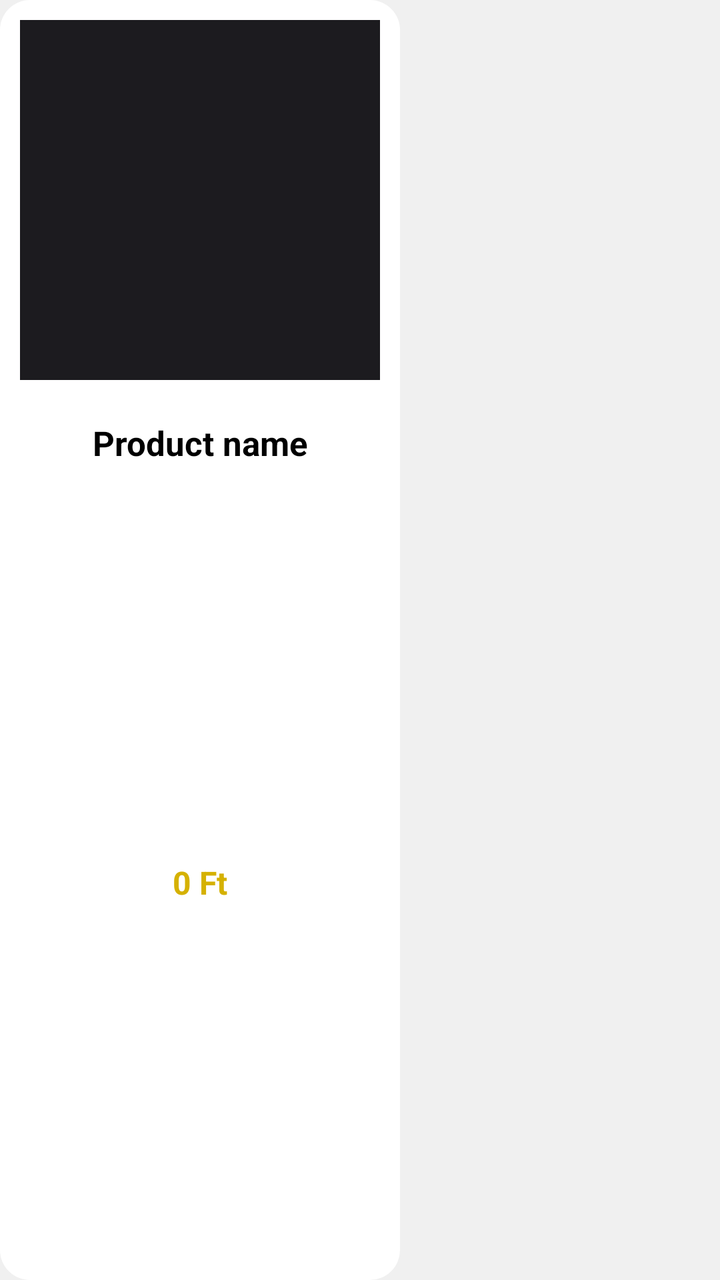
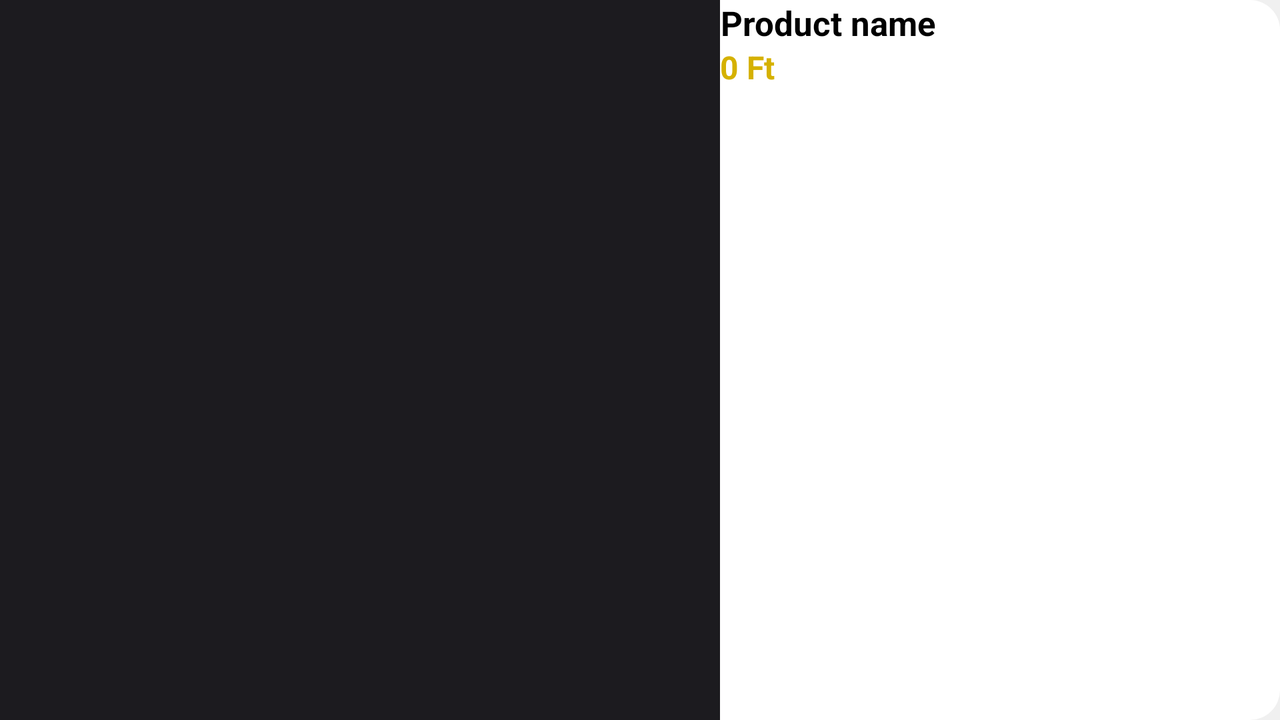

First picture: res/layout/ on a phone held upright. Second picture: the repository's own variant of that layout, on a device whose configuration matches the variant's folder. Source for both follows.
<!-- AndroidManifest.xml: application theme Theme.VoltVault -->
<!-- res/layout/product_card.xml -->
<?xml version="1.0" encoding="utf-8"?>
<androidx.constraintlayout.widget.ConstraintLayout xmlns:android="http://schemas.android.com/apk/res/android"
    xmlns:app="http://schemas.android.com/apk/res-auto"
    android:id="@+id/layout"
    android:layout_width="200dp"
    android:layout_height="match_parent"
    android:background="@drawable/card_bg"
    android:clickable="true"
    android:padding="0dp">

    <ImageView
        android:id="@+id/image"
        android:layout_width="0dp"
        android:layout_height="0dp"
        android:padding="10dp"
        app:layout_constraintDimensionRatio="w,1:1"
        app:layout_constraintEnd_toEndOf="parent"
        app:layout_constraintStart_toStartOf="parent"
        app:layout_constraintTop_toTopOf="parent"
        app:srcCompat="@drawable/ic_launcher_background" />

    <TextView
        android:id="@+id/name"
        android:layout_width="0dp"
        android:layout_height="wrap_content"
        android:layout_marginStart="10dp"
        android:layout_marginTop="10dp"
        android:layout_marginEnd="10dp"
        android:lines="2"
        android:maxLines="2"
        android:text="Product name"
        android:textAlignment="center"
        android:textSize="17dp"
        android:textStyle="bold"
        app:layout_constraintEnd_toEndOf="parent"
        app:layout_constraintStart_toStartOf="parent"
        app:layout_constraintTop_toBottomOf="@+id/image" />

    <TextView
        android:id="@+id/discount"
        android:layout_width="wrap_content"
        android:layout_height="wrap_content"
        android:alpha="0.35"
        android:foreground="@drawable/strikethrough"
        android:text="TextView"
        android:visibility="gone"
        app:layout_constraintEnd_toEndOf="parent"
        app:layout_constraintStart_toStartOf="parent"
        app:layout_constraintTop_toBottomOf="@+id/name" />

    <TextView
        android:id="@+id/price"
        android:layout_width="wrap_content"
        android:layout_height="22dp"
        android:layout_marginBottom="10dp"
        android:text="0 Ft"
        android:textColor="?colorAccent"
        android:textSize="16dp"
        android:textStyle="bold"
        app:layout_constraintBottom_toBottomOf="parent"
        app:layout_constraintEnd_toEndOf="parent"
        app:layout_constraintStart_toStartOf="parent"
        app:layout_constraintTop_toBottomOf="@+id/discount" />
</androidx.constraintlayout.widget.ConstraintLayout>
<!-- resources referenced by this layout -->
<resources>
  <!-- drawable card_bg (drawable) -->
  <?xml version="1.0" encoding="utf-8"?>
  <layer-list xmlns:android="http://schemas.android.com/apk/res/android"
      android:paddingTop="15dp"
      android:paddingRight="15dp"
      android:paddingBottom="15dp"
      android:paddingLeft="15dp">
      <item>
          <shape android:shape="rectangle">
              <solid android:color="?activeBackground"/>
              <corners android:radius="15dp"/>
          </shape>
      </item>
      <item>
          <ripple xmlns:android="http://schemas.android.com/apk/res/android"
              xmlns:tools="http://schemas.android.com/tools"
              android:color="#25000000">
              <item android:id="@android:id/mask">
                  <shape android:shape="rectangle">
                      <solid android:color="#2797e0" />
                      <corners android:radius="15dp"/>
                  </shape>
              </item>
          </ripple>
      </item>
  </layer-list>
  <!-- drawable ic_launcher_background (drawable) -->
  <layer-list xmlns:android="http://schemas.android.com/apk/res/android">
    <item>
      <shape>
        <solid android:color="@color/brand_bg"/>
      </shape>
    </item>
  </layer-list>
  <!-- drawable strikethrough (drawable) -->
  <?xml version="1.0" encoding="utf-8"?>
  <layer-list xmlns:android="http://schemas.android.com/apk/res/android">
      <item android:gravity="center" android:height="1dp">
          <shape>
              <solid android:color="?textColorPrimary"/>
          </shape>
      </item>
  </layer-list>
  <!-- from res/values-v35/ -->
  <style name="Theme.VoltVault" parent="Base.Theme.VoltVault">
          <item name="android:windowOptOutEdgeToEdgeEnforcement">true</item>
      </style>
  <color name="brand_bg">#1C1B1F</color>
  <style name="Base.Theme.VoltVault" parent="Base.Theme.VoltVault.Light">
      </style>
  <style name="Base.Theme.VoltVault.Light" parent="Theme.AppCompat.DayNight.NoActionBar">
          <item name="android:statusBarColor">@color/brand_bg</item>
          <item name="android:navigationBarColor">?activeBackground</item>
          <item name="android:windowBackground">?windowBackground</item>
          <item name="textColorPrimary">#000000</item>
          <item name="colorAccent">@color/brand_fg_alt</item>
          <item name="activeBackground">@color/white</item>
          <item name="disabledText">@color/disabled_text</item>
          <item name="borders">@color/borders</item>
          <item name="accentTransparent">@color/brand_fg_transparent</item>
          <item name="android:textColor">?textColorPrimary</item>
          <item name="android:textSize">15dp</item>
          <item name="ok">@color/ok_light</item>
          <item name="ok_transparent">@color/ok_light_transparent</item>
          <item name="windowBackground">#F0F0F0</item>
          <item name="brand_secondary">#1C1B1F</item>
          
          
      </style>
  <color name="brand_fg_alt">#D5B100</color>
  <color name="white">#FFFFFFFF</color>
  <color name="disabled_text">#999999</color>
  <color name="borders">#d9d9d9</color>
  <color name="brand_fg_transparent">#35E8CB0D</color>
  <color name="ok_light">#4CAF50</color>
  <color name="ok_light_transparent">#204CAF50</color>
</resources>
<!-- res/layout-land/product_card.xml (the repository's variant of the layout above) -->
<!-- drawn on the phone turned sideways -->
<?xml version="1.0" encoding="utf-8"?>
<androidx.constraintlayout.widget.ConstraintLayout xmlns:android="http://schemas.android.com/apk/res/android"
    xmlns:app="http://schemas.android.com/apk/res-auto"
    xmlns:tools="http://schemas.android.com/tools"
    android:id="@+id/layout"
    android:layout_width="match_parent"
    android:layout_height="match_parent"
    android:background="@drawable/card_bg"
    android:padding="0dp">

    <ImageView
        android:id="@+id/image"
        android:layout_width="0dp"
        android:layout_height="0dp"
        app:layout_constraintBottom_toBottomOf="parent"
        app:layout_constraintDimensionRatio="w,1:1"
        app:layout_constraintStart_toStartOf="parent"
        app:layout_constraintTop_toTopOf="parent"
        app:srcCompat="@drawable/ic_launcher_background" />

    <TextView
        android:id="@+id/name"
        android:layout_width="0dp"
        android:layout_height="wrap_content"
        android:text="Product name"
        android:textAlignment="center"
        android:textSize="17dp"
        android:textStyle="bold"
        app:layout_constraintStart_toEndOf="@+id/image"
        tools:layout_editor_absoluteY="194dp" />

    <TextView
        android:id="@+id/price"
        android:layout_width="wrap_content"
        android:layout_height="wrap_content"
        android:text="0 Ft"
        android:textColor="?colorAccent"
        android:textSize="16dp"
        android:textStyle="bold"
        app:layout_constraintStart_toEndOf="@+id/image"
        app:layout_constraintTop_toBottomOf="@+id/name" />
</androidx.constraintlayout.widget.ConstraintLayout>
<!-- resources referenced by the variant -->
<!-- as the phone turned sideways resolves them -->
<resources>
  <!-- drawable card_bg (drawable) -->
  <?xml version="1.0" encoding="utf-8"?>
  <layer-list xmlns:android="http://schemas.android.com/apk/res/android"
      android:paddingTop="15dp"
      android:paddingRight="15dp"
      android:paddingBottom="15dp"
      android:paddingLeft="15dp">
      <item>
          <shape android:shape="rectangle">
              <solid android:color="?activeBackground"/>
              <corners android:radius="15dp"/>
          </shape>
      </item>
      <item>
          <ripple xmlns:android="http://schemas.android.com/apk/res/android"
              xmlns:tools="http://schemas.android.com/tools"
              android:color="#25000000">
              <item android:id="@android:id/mask">
                  <shape android:shape="rectangle">
                      <solid android:color="#2797e0" />
                      <corners android:radius="15dp"/>
                  </shape>
              </item>
          </ripple>
      </item>
  </layer-list>
  <!-- drawable ic_launcher_background (drawable) -->
  <layer-list xmlns:android="http://schemas.android.com/apk/res/android">
    <item>
      <shape>
        <solid android:color="@color/brand_bg"/>
      </shape>
    </item>
  </layer-list>
  <!-- from res/values-v35/ -->
  <style name="Theme.VoltVault" parent="Base.Theme.VoltVault">
          <item name="android:windowOptOutEdgeToEdgeEnforcement">true</item>
      </style>
  <color name="brand_bg">#1C1B1F</color>
  <style name="Base.Theme.VoltVault" parent="Base.Theme.VoltVault.Light">
      </style>
  <style name="Base.Theme.VoltVault.Light" parent="Theme.AppCompat.DayNight.NoActionBar">
          <item name="android:statusBarColor">@color/brand_bg</item>
          <item name="android:navigationBarColor">?activeBackground</item>
          <item name="android:windowBackground">?windowBackground</item>
          <item name="textColorPrimary">#000000</item>
          <item name="colorAccent">@color/brand_fg_alt</item>
          <item name="activeBackground">@color/white</item>
          <item name="disabledText">@color/disabled_text</item>
          <item name="borders">@color/borders</item>
          <item name="accentTransparent">@color/brand_fg_transparent</item>
          <item name="android:textColor">?textColorPrimary</item>
          <item name="android:textSize">15dp</item>
          <item name="ok">@color/ok_light</item>
          <item name="ok_transparent">@color/ok_light_transparent</item>
          <item name="windowBackground">#F0F0F0</item>
          <item name="brand_secondary">#1C1B1F</item>
          
          
      </style>
  <color name="brand_fg_alt">#D5B100</color>
  <color name="white">#FFFFFFFF</color>
  <color name="disabled_text">#999999</color>
  <color name="borders">#d9d9d9</color>
  <color name="brand_fg_transparent">#35E8CB0D</color>
  <color name="ok_light">#4CAF50</color>
  <color name="ok_light_transparent">#204CAF50</color>
</resources>
